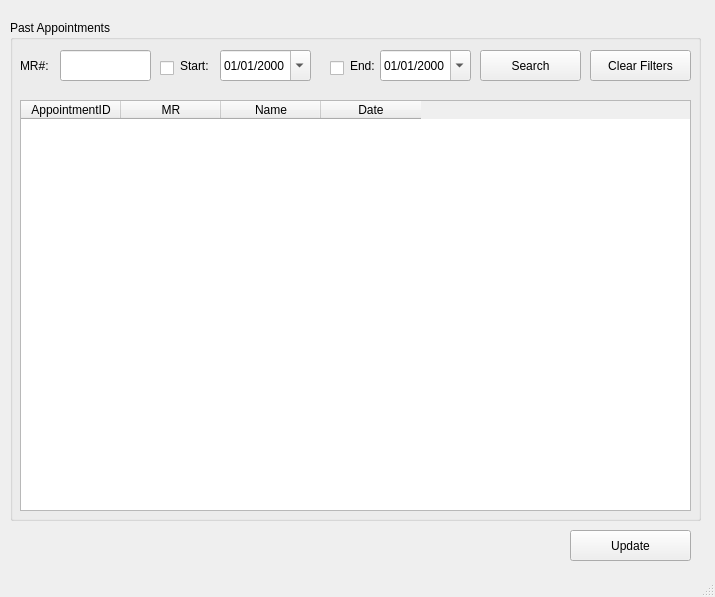
<?xml version="1.0" encoding="UTF-8"?>
<ui version="4.0">
 <class>MainWindow</class>
 <widget class="QMainWindow" name="MainWindow">
  <property name="windowModality">
   <enum>Qt::ApplicationModal</enum>
  </property>
  <property name="geometry">
   <rect>
    <x>0</x>
    <y>0</y>
    <width>715</width>
    <height>597</height>
   </rect>
  </property>
  <property name="windowTitle">
   <string>MainWindow</string>
  </property>
  <widget class="QWidget" name="centralwidget">
   <widget class="QGroupBox" name="groupBox_3">
    <property name="geometry">
     <rect>
      <x>10</x>
      <y>20</y>
      <width>691</width>
      <height>501</height>
     </rect>
    </property>
    <property name="title">
     <string>Past Appointments</string>
    </property>
    <widget class="QTableWidget" name="tablewidgetSearch">
     <property name="geometry">
      <rect>
       <x>10</x>
       <y>80</y>
       <width>671</width>
       <height>411</height>
      </rect>
     </property>
     <property name="selectionBehavior">
      <enum>QAbstractItemView::SelectRows</enum>
     </property>
     <column>
      <property name="text">
       <string>AppointmentID</string>
      </property>
     </column>
     <column>
      <property name="text">
       <string>MR</string>
      </property>
     </column>
     <column>
      <property name="text">
       <string>Name</string>
      </property>
     </column>
     <column>
      <property name="text">
       <string>Date</string>
      </property>
     </column>
    </widget>
    <widget class="QLabel" name="label_3">
     <property name="geometry">
      <rect>
       <x>10</x>
       <y>30</y>
       <width>61</width>
       <height>31</height>
      </rect>
     </property>
     <property name="text">
      <string>MR#:</string>
     </property>
    </widget>
    <widget class="QLabel" name="label_4">
     <property name="geometry">
      <rect>
       <x>170</x>
       <y>30</y>
       <width>31</width>
       <height>31</height>
      </rect>
     </property>
     <property name="text">
      <string>Start:</string>
     </property>
    </widget>
    <widget class="QPushButton" name="pushSearch">
     <property name="geometry">
      <rect>
       <x>470</x>
       <y>30</y>
       <width>101</width>
       <height>31</height>
      </rect>
     </property>
     <property name="text">
      <string>Search</string>
     </property>
    </widget>
    <widget class="QLineEdit" name="lineMR">
     <property name="geometry">
      <rect>
       <x>50</x>
       <y>30</y>
       <width>91</width>
       <height>31</height>
      </rect>
     </property>
     <property name="readOnly">
      <bool>false</bool>
     </property>
    </widget>
    <widget class="QDateEdit" name="dateEditStart">
     <property name="geometry">
      <rect>
       <x>210</x>
       <y>30</y>
       <width>91</width>
       <height>31</height>
      </rect>
     </property>
     <property name="displayFormat">
      <string>MM/dd/yyyy</string>
     </property>
     <property name="calendarPopup">
      <bool>true</bool>
     </property>
    </widget>
    <widget class="QPushButton" name="pushClearFilters">
     <property name="geometry">
      <rect>
       <x>580</x>
       <y>30</y>
       <width>101</width>
       <height>31</height>
      </rect>
     </property>
     <property name="text">
      <string>Clear Filters</string>
     </property>
    </widget>
    <widget class="QDateEdit" name="dateEditEnd">
     <property name="geometry">
      <rect>
       <x>370</x>
       <y>30</y>
       <width>91</width>
       <height>31</height>
      </rect>
     </property>
     <property name="displayFormat">
      <string>MM/dd/yyyy</string>
     </property>
     <property name="calendarPopup">
      <bool>true</bool>
     </property>
    </widget>
    <widget class="QLabel" name="label_5">
     <property name="geometry">
      <rect>
       <x>340</x>
       <y>30</y>
       <width>61</width>
       <height>31</height>
      </rect>
     </property>
     <property name="text">
      <string>End:</string>
     </property>
    </widget>
    <widget class="QCheckBox" name="checkStart">
     <property name="geometry">
      <rect>
       <x>150</x>
       <y>40</y>
       <width>16</width>
       <height>17</height>
      </rect>
     </property>
     <property name="text">
      <string/>
     </property>
    </widget>
    <widget class="QCheckBox" name="checkEnd">
     <property name="geometry">
      <rect>
       <x>320</x>
       <y>40</y>
       <width>16</width>
       <height>17</height>
      </rect>
     </property>
     <property name="text">
      <string/>
     </property>
    </widget>
   </widget>
   <widget class="QPushButton" name="pushUpdate">
    <property name="geometry">
     <rect>
      <x>570</x>
      <y>530</y>
      <width>121</width>
      <height>31</height>
     </rect>
    </property>
    <property name="text">
     <string>Update</string>
    </property>
   </widget>
  </widget>
  <widget class="QStatusBar" name="statusbar"/>
 </widget>
 <resources/>
 <connections/>
</ui>
